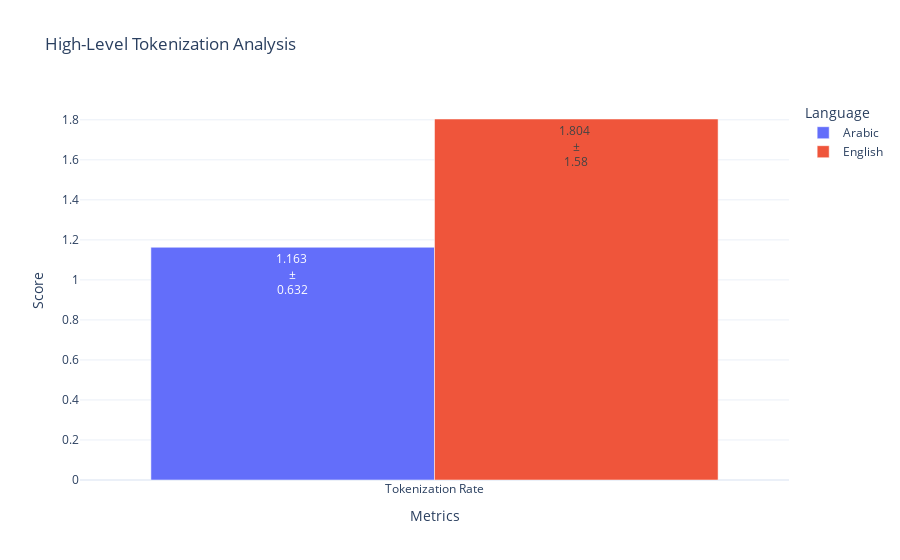
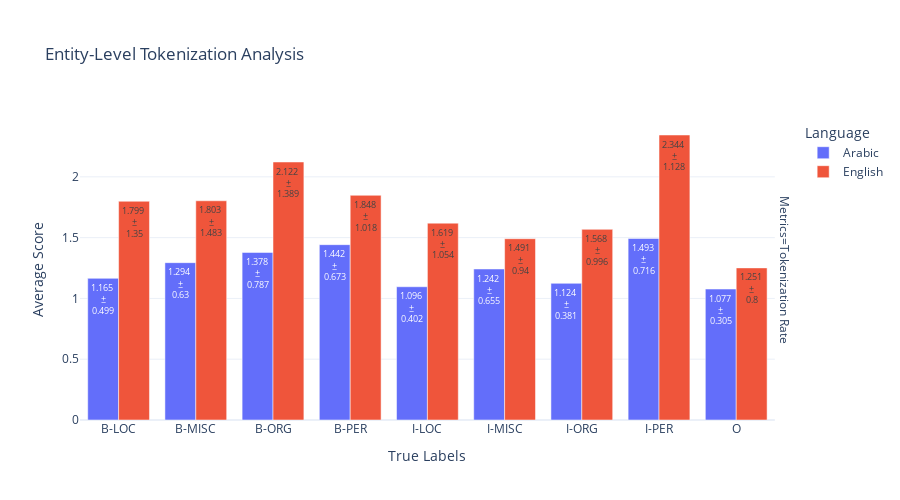

Here is the notebook cell these charts were saved with, in order:
### Markdown cell above
### Tokenisation

### Code cell
variable_analysis = TokenizationAnalysis(dash_data)
variable_analysis.analyze_high_level()  # High-level ambiguity analysis
variable_analysis.analyze_entity_level()  # Entity-level ambiguity analysis

### Figure 1 — Plotly figure (JSON) as saved in the notebook; plotly's stock layout.template omitted (floating-point values rounded to 4 significant figures)
{"data": [{"alignmentgroup": "True", "hovertemplate": "Language=Arabic<br>Metrics=%{x}<br>Score=%{y}<br>Text Label=%{text}<extra></extra>", "legendgroup": "Arabic", "marker": {"color": "#636efa", "pattern": {"shape": ""}}, "name": "Arabic", "offsetgroup": "Arabic", "orientation": "v", "showlegend": true, "text": ["1.163 <br>±<br>0.632"], "textfont": {"size": 12}, "textposition": "auto", "type": "bar", "x": ["Tokenization Rate"], "xaxis": "x", "y": [1.163], "yaxis": "y"}, {"alignmentgroup": "True", "hovertemplate": "Language=English<br>Metrics=%{x}<br>Score=%{y}<br>Text Label=%{text}<extra></extra>", "legendgroup": "English", "marker": {"color": "#EF553B", "pattern": {"shape": ""}}, "name": "English", "offsetgroup": "English", "orientation": "v", "showlegend": true, "text": ["1.804 <br>±<br>1.58"], "textfont": {"size": 12}, "textposition": "auto", "type": "bar", "x": ["Tokenization Rate"], "xaxis": "x", "y": [1.804], "yaxis": "y"}], "layout": {"barmode": "group", "legend": {"title": {"text": "Language"}, "tracegroupgap": 0}, "showlegend": true, "title": {"text": "High-Level Tokenization Analysis"}, "xaxis": {"anchor": "y", "domain": [0, 1], "title": {"text": "Metrics"}}, "yaxis": {"anchor": "x", "domain": [0, 1], "title": {"text": "Score"}}}}

### Figure 2 — Plotly figure (JSON) as saved in the notebook; plotly's stock layout.template omitted (floating-point values rounded to 4 significant figures)
{"data": [{"alignmentgroup": "True", "hovertemplate": "Language=Arabic<br>Metrics=Tokenization Rate<br>True Labels=%{x}<br>Average Score=%{y}<br>Text Label=%{text}<extra></extra>", "legendgroup": "Arabic", "marker": {"color": "#636efa", "pattern": {"shape": ""}}, "name": "Arabic", "offsetgroup": "Arabic", "orientation": "v", "showlegend": true, "text": ["1.165 <br>±<br>0.499", "1.294 <br>±<br>0.63", "1.378 <br>±<br>0.787", "1.442 <br>±<br>0.673", "1.096 <br>±<br>0.402", "1.242 <br>±<br>0.655", "1.124 <br>±<br>0.381", "1.493 <br>±<br>0.716", "1.077 <br>±<br>0.305"], "textfont": {"size": 12}, "textposition": "auto", "type": "bar", "x": ["B-LOC", "B-MISC", "B-ORG", "B-PER", "I-LOC", "I-MISC", "I-ORG", "I-PER", "O"], "xaxis": "x", "y": [1.165, 1.294, 1.378, 1.442, 1.096, 1.242, 1.124, 1.493, 1.077], "yaxis": "y"}, {"alignmentgroup": "True", "hovertemplate": "Language=English<br>Metrics=Tokenization Rate<br>True Labels=%{x}<br>Average Score=%{y}<br>Text Label=%{text}<extra></extra>", "legendgroup": "English", "marker": {"color": "#EF553B", "pattern": {"shape": ""}}, "name": "English", "offsetgroup": "English", "orientation": "v", "showlegend": true, "text": ["1.799 <br>±<br>1.35", "1.803 <br>±<br>1.483", "2.122 <br>±<br>1.389", "1.848 <br>±<br>1.018", "1.619 <br>±<br>1.054", "1.491 <br>±<br>0.94", "1.568 <br>±<br>0.996", "2.344 <br>±<br>1.128", "1.251 <br>±<br>0.8"], "textfont": {"size": 12}, "textposition": "auto", "type": "bar", "x": ["B-LOC", "B-MISC", "B-ORG", "B-PER", "I-LOC", "I-MISC", "I-ORG", "I-PER", "O"], "xaxis": "x", "y": [1.799, 1.803, 2.122, 1.848, 1.619, 1.491, 1.568, 2.344, 1.251], "yaxis": "y"}], "layout": {"annotations": [{"font": {}, "showarrow": false, "text": "Metrics=Tokenization Rate", "textangle": 90, "x": 0.98, "xanchor": "left", "xref": "paper", "y": 0.5, "yanchor": "middle", "yref": "paper"}], "barmode": "group", "height": 500, "legend": {"title": {"text": "Language"}, "tracegroupgap": 0}, "margin": {"b": 80, "l": 80, "r": 80, "t": 120}, "showlegend": true, "title": {"text": "Entity-Level Tokenization Analysis"}, "xaxis": {"anchor": "y", "domain": [0, 0.98], "title": {"text": "True Labels"}}, "yaxis": {"anchor": "x", "domain": [0, 1], "title": {"text": "Average Score"}}}}
